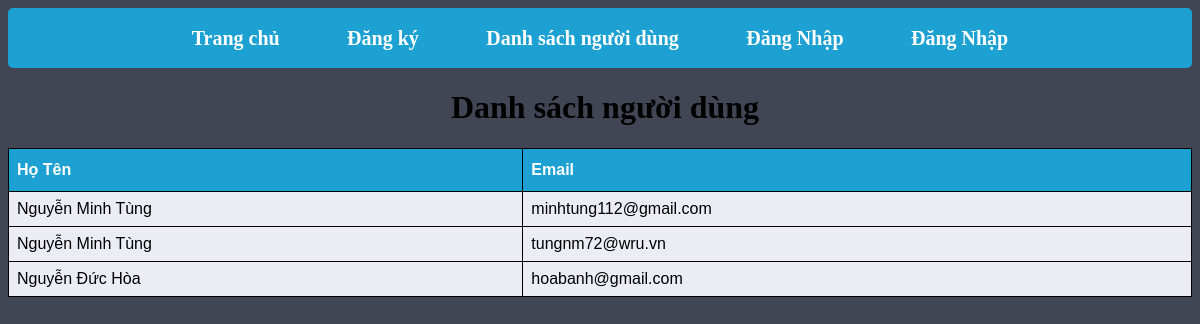
Screenshot of /admin/viewusers.php with the database file from the repository.
### tables this page shows
CREATE TABLE `user` (
  `userID` mediumint(9) NOT NULL,
  `hoTen` varchar(50) NOT NULL,
  `userName` varchar(50) NOT NULL,
  `userPass` char(60) NOT NULL,
  `userEmail` varchar(50) NOT NULL,
  `quyen` tinyint(5) NOT NULL
);

### admin/viewusers.php (the view, shortened to what this page needs)
<!DOCTYPE html>
<html lang="en">
<head>
    <link href="style.css?v=<?php echo time(); ?>" media="all" rel="stylesheet" type="text/css"/>
</head>
<body>
    <div class="container">
    <div>
        <?php
            include 'top.php';
        ?>
    <div>
    <div class="title">
        <h1>Danh sách người dùng</h1>
    </div>
    <div class="main-body">
        <?php
try {
    require('data.php');
    $query = "SELECT hoTen, userEmail FROM user";
    $result = mysqli_query ($conn, $query);
    if ($result) {
    echo '<table id="users">
    <tr><th>Họ Tên</th><th>Email</th></tr>';
    while ($row = mysqli_fetch_array($result, MYSQLI_ASSOC)) {
    echo '<tr> <td class="info">' . $row['hoTen'] . '</td> <td class="info">' . $row['userEmail'] . '</td> </tr>';
    }
        echo '</table>';
    } else {
    echo '<p>Không thể lấy thông tin người dùng. </p> <br>';
    echo  mysqli_error($conn);
    exit;
    }
    }
    catch(Exception $e)
       {
         print "Hệ thống hiện đang bận, vui lòng thử lại sau!";
       }
       catch(Error $e)
       {
          print "Hệ thống hiện đang bận, vui lòng thử lại sau!";
       }
        ?>
    </div>
    </div>
</body>
</html>

### admin/style.css (style rules this page uses)
body { background-color:#414554; }
.title { padding-left:10px; }

### admin/viewusers.php (style rules this page uses)
.title { text-align: center; color: ; }
#users { font-family: "Trebuchet MS", Arial, Helvetica, sans-serif; border-collapse: collapse; width: 100%; }
#users td, #users th { border: 1px solid black; padding: 8px; }
#users tr:nth-child(even) { background-color:; }
#users th { padding-top: 12px; padding-bottom: 12px; text-align: left; background-color: #1CA1D2; color: white; }
.info { background-color: #ebedf5; }

### rows the page displays
user: hoTen "Nguyễn Minh Tùng", userEmail "minhtung112@gmail.com"
user: hoTen "Nguyễn Minh Tùng", userEmail "tungnm72@wru.vn"
user: hoTen "Nguyễn Đức Hòa", userEmail "hoabanh@gmail.com"
